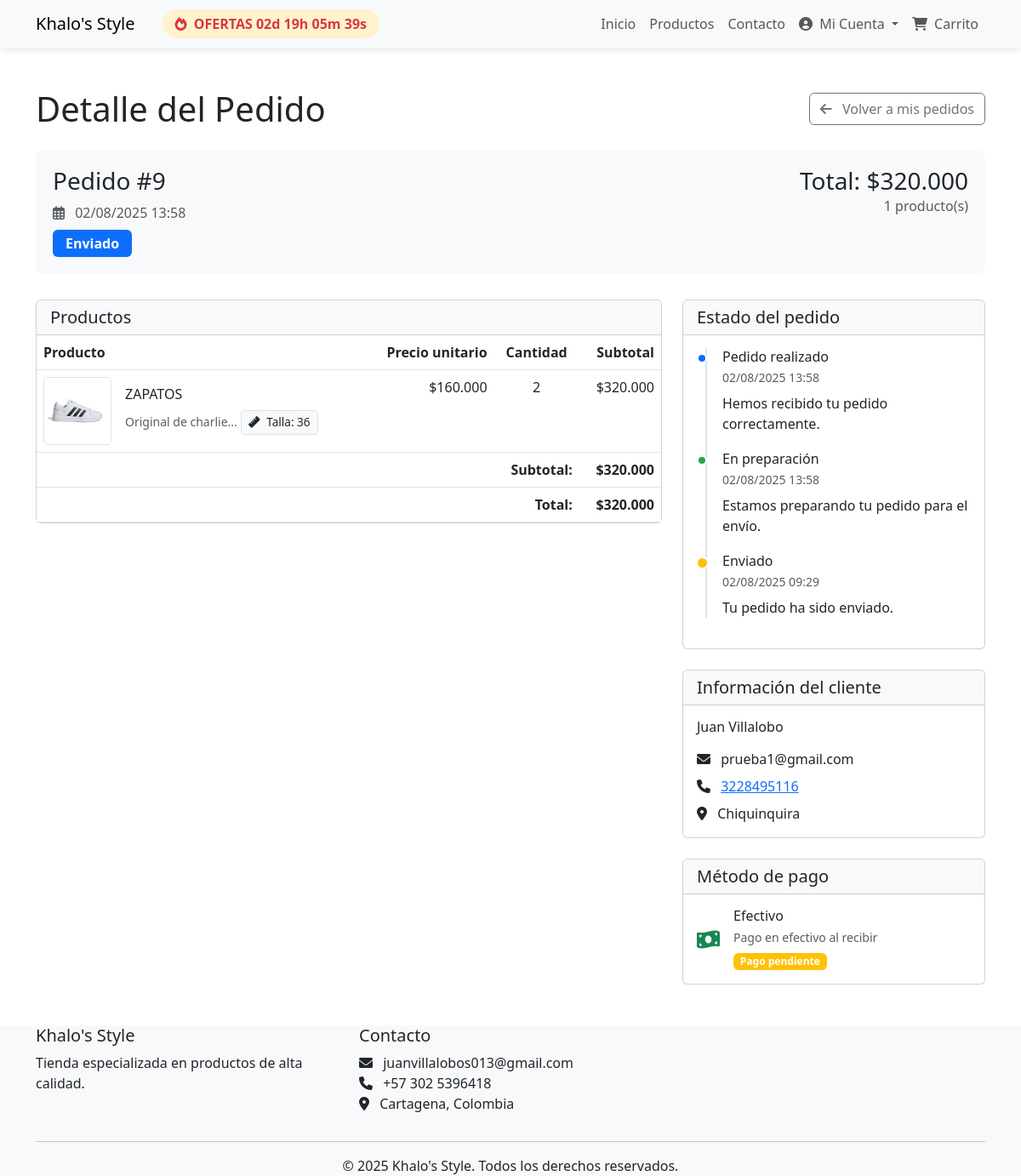
Page /store/detalle_pedido.php?id=9 (signed in) on the committed database.
### tables this page shows
CREATE TABLE `pedidos` (
  `id` int(11) NOT NULL,
  `usuario_id` int(11) DEFAULT NULL,
  `direccion_envio` varchar(255) DEFAULT NULL,
  `metodo_pago` varchar(20) DEFAULT NULL,
  `notas` text DEFAULT NULL,
  `fecha_pago` datetime DEFAULT NULL,
  `fecha_envio` datetime(6) DEFAULT current_timestamp(6),
  `estado_pago` varchar(20) DEFAULT 'pendiente',
  `fecha_pedido` timestamp NOT NULL DEFAULT current_timestamp(),
  `estado` enum('pendiente','procesando','enviado','completado','cancelado') DEFAULT 'pendiente',
  `total` decimal(10,2) DEFAULT NULL,
  `fecha_cancelacion` datetime DEFAULT NULL,
  `motivo_cancelacion` varchar(255) DEFAULT NULL
);

CREATE TABLE `pedido_items` (
  `id` int(11) NOT NULL,
  `pedido_id` int(11) NOT NULL,
  `producto_id` int(11) NOT NULL,
  `cantidad` int(11) NOT NULL,
  `precio_unitario` decimal(10,2) NOT NULL,
  `subtotal` decimal(10,2) NOT NULL,
  `talla_id` int(11) DEFAULT NULL
);

CREATE TABLE `productos` (
  `id` int(11) NOT NULL,
  `nombre` varchar(255) NOT NULL,
  `descripcion` text DEFAULT NULL,
  `precio_normal` decimal(10,2) NOT NULL,
  `precio_descuento` decimal(10,2) DEFAULT NULL,
  `categoria_id` int(11) DEFAULT NULL,
  `imagen` varchar(255) DEFAULT NULL,
  `imagenes_adicionales` varchar(255) DEFAULT NULL,
  `destacado` tinyint(1) DEFAULT 0,
  `stock` int(11) NOT NULL DEFAULT 0,
  `sku` varchar(50) DEFAULT NULL,
  `fecha_creacion` timestamp NOT NULL DEFAULT current_timestamp(),
  `categoria_talla` varchar(20) NOT NULL DEFAULT 'camisa' COMMENT 'Tipo de talla: camisa, pantalon, zapato',
  `descuento_inicio` datetime DEFAULT NULL,
  `descuento_fin` datetime DEFAULT NULL,
  `activo` tinyint(1) DEFAULT 1
);

CREATE TABLE `tallas` (
  `id` int(11) NOT NULL,
  `nombre` varchar(10) NOT NULL,
  `orden` int(11) DEFAULT 0,
  `categoria_talla` varchar(20) NOT NULL DEFAULT 'camisa' COMMENT 'Tipo de talla: camisa/jeans/zapato'
);

CREATE TABLE `usuarios` (
  `id` int(11) NOT NULL,
  `nombre` varchar(100) NOT NULL,
  `email` varchar(100) NOT NULL,
  `password` varchar(255) NOT NULL,
  `direccion` text DEFAULT NULL,
  `telefono` varchar(20) DEFAULT NULL,
  `rol` enum('admin','cliente') DEFAULT 'cliente',
  `fecha_registro` timestamp NOT NULL DEFAULT current_timestamp()
);

### store/detalle_pedido.php (the view, shortened to what this page needs)
<?php
require_once 'config.php';
function formatearPrecio($precio) {
    return '$' . number_format($precio, 0, ',', '.');
}
$pedido_id = (int)$_GET['id'];
$stmt = $pdo->prepare("SELECT p.*, u.nombre as cliente_nombre, u.email as cliente_email,
                       u.telefono as cliente_telefono, u.direccion as cliente_direccion
                       FROM pedidos p
                       JOIN usuarios u ON p.usuario_id = u.id
                       WHERE p.id = ? AND (p.usuario_id = ? OR ? = 'admin')");
$stmt->execute([$pedido_id, $_SESSION['usuario_id'], $_SESSION['usuario_rol']]);
$pedido = $stmt->fetch(PDO::FETCH_ASSOC);
$stmt = $pdo->prepare("SELECT pi.*, pr.nombre, pr.imagen, pr.descripcion, t.nombre as talla_nombre
                       FROM pedido_items pi
                       JOIN productos pr ON pi.producto_id = pr.id
                       LEFT JOIN tallas t ON pi.talla_id = t.id
                       WHERE pi.pedido_id = ?");
$stmt->execute([$pedido_id]);
$productos = $stmt->fetchAll(PDO::FETCH_ASSOC);
?>
<!DOCTYPE html>
<html lang="es">
<head>
    <link href="https://cdn.jsdelivr.net/npm/bootstrap@5.3.0/dist/css/bootstrap.min.css" rel="stylesheet">
    <link rel="stylesheet" href="https://cdnjs.cloudflare.com/ajax/libs/font-awesome/6.0.0/css/all.min.css">
</head>
<body>
    <?php include 'navbar.php'; ?>
    <main class="container my-5">
        <div class="d-flex justify-content-between align-items-center mb-4">
            <h1 class="mb-0">Detalle del Pedido</h1>
            <a href="pedidos.php" class="btn btn-outline-secondary">
                <i class="fas fa-arrow-left me-2"></i> Volver a mis pedidos
            </a>
        </div>
        <div class="order-header">
            <div class="row">
                <div class="col-md-6">
                    <h3>Pedido #<?php echo $pedido['id']; ?></h3>
                    <p class="text-muted mb-2">
                        <i class="far fa-calendar-alt me-2"></i>
                        <?php echo date('d/m/Y H:i', strtotime($pedido['fecha_pedido'])); ?>
                    </p>
                    <span class="badge status-badge bg-<?php
                        echo $pedido['estado'] == 'pendiente' ? 'warning' :
                             ($pedido['estado'] == 'procesando' ? 'info' :
                             ($pedido['estado'] == 'enviado' ? 'primary' :
                             ($pedido['estado'] == 'completado' ? 'success' : 'danger'))); ?>">
                        <?php echo ucfirst($pedido['estado']); ?>
                    </span>
                </div>
                <div class="col-md-6 text-md-end">
                    <h3 class="mb-0">Total: <?php echo formatearPrecio($pedido['total']); ?></h3>
                    <p class="text-muted"><?php echo count($productos); ?> producto(s)</p>
                </div>
            </div>
        </div>
        <div class="row">
            <div class="col-lg-8">
                <div class="card mb-4">
                    <div class="card-header bg-light">
                        <h5 class="mb-0">Productos</h5>
                    </div>
                    <div class="card-body p-0">
                        <div class="table-responsive">
                            <table class="table mb-0">
                                <thead class="bg-light">
                                    <tr>
                                        <th>Producto</th>
                                        <th class="text-end">Precio unitario</th>
                                        <th class="text-center">Cantidad</th>
                                        <th class="text-end">Subtotal</th>
                                    </tr>
                                </thead>
                                <tbody>
                                    <?php foreach($productos as $producto): ?>
                                    <tr>
                                        <td>
                                            <div class="d-flex align-items-center">
                                                <img src="<?php echo PRODUCT_IMAGES_PATH . htmlspecialchars($producto['imagen']); ?>"
                                                     class="product-img-detail me-3"
                                                     alt="<?php echo htmlspecialchars($producto['nombre']); ?>"
                                                     onerror="this.src='<?php echo ASSETS_PATH; ?>img/placeholder.jpg'">
                                                <div>
                                                    <h6 class="mb-1"><?php echo htmlspecialchars($producto['nombre']); ?></h6>
                                                    <small class="text-muted"><?php echo substr(htmlspecialchars($producto['descripcion']), 0, 50); ?>...</small>
                                                    <?php if(!empty($producto['talla_nombre'])): ?>
                                                    <div class="talla-info">
                                                        <i class="fas fa-ruler me-1"></i> Talla: <?php echo htmlspecialchars($producto['talla_nombre']); ?>
                                                    </div>
                                                    <?php endif; ?>
                                                </div>
                                            </div>
                                        </td>
                                        <td class="text-end"><?php echo formatearPrecio($producto['precio_unitario']); ?></td>
                                        <td class="text-center"><?php echo $producto['cantidad']; ?></td>
                                        <td class="text-end"><?php echo formatearPrecio($producto['subtotal']); ?></td>
                                    </tr>
                                    <?php endforeach; ?>
                                </tbody>
                                <tfoot class="bg-light">
                                    <tr>
                                        <td colspan="3" class="text-end fw-bold">Subtotal:</td>
                                        <td class="text-end fw-bold"><?php echo formatearPrecio(array_sum(array_column($productos, 'subtotal'))); ?></td>
                                    </tr>
                                    <tr>
                                        <td colspan="3" class="text-end fw-bold">Total:</td>
                                        <td class="text-end fw-bold"><?php echo formatearPrecio($pedido['total']); ?></td>
                                    </tr>
                                </tfoot>
                            </table>
                        </div>
                    </div>
                </div>
            </div>
            <div class="col-lg-4">
                <div class="card mb-4">
                    <div class="card-header bg-light">
                        <h5 class="mb-0">Estado del pedido</h5>
                    </div>
                    <div class="card-body">
                        <div class="timeline">
                            <div class="timeline-item <?php echo $pedido['estado'] == 'completado' ? 'completed' : ''; ?>">
                                <h6 class="mb-1">Pedido realizado</h6>
                                <p class="text-muted small mb-2"><?php echo date('d/m/Y H:i', strtotime($pedido['fecha_pedido'])); ?></p>
                                <p class="mb-0">Hemos recibido tu pedido correctamente.</p>
                            </div>
                            <div class="timeline-item <?php
                                echo $pedido['estado'] == 'procesando' ? 'current' :
                                     (in_array($pedido['estado'], ['enviado', 'completado']) ? 'completed' : ''); ?>">
                                <h6 class="mb-1">En preparación</h6>
                                <?php if(in_array($pedido['estado'], ['procesando', 'enviado', 'completado'])): ?>
                                <p class="text-muted small mb-2"><?php echo date('d/m/Y H:i', strtotime($pedido['fecha_procesamiento'] ?? $pedido['fecha_pedido'])); ?></p>
                                <p class="mb-0">Estamos preparando tu pedido para el envío.</p>
                                <?php endif; ?>
                            </div>
                            <?php if(in_array($pedido['estado'], ['enviado', 'completado'])): ?>
                            <div class="timeline-item <?php echo $pedido['estado'] == 'enviado' ? 'current' : 'completed'; ?>">
                                <h6 class="mb-1">Enviado</h6>
                                <p class="text-muted small mb-2"><?php echo date('d/m/Y H:i', strtotime($pedido['fecha_envio'])); ?></p>
                                <p class="mb-0">Tu pedido ha sido enviado.</p>
                            </div>
                            <?php endif; ?>
                        </div>
                    </div>
                </div>
                <div class="card mb-4">
                    <div class="card-header bg-light">
                        <h5 class="mb-0">Información del cliente</h5>
                    </div>
                    <div class="card-body">
                        <h6 class="mb-3"><?php echo htmlspecialchars($pedido['cliente_nombre']); ?></h6>
                        <p class="mb-2">
                            <i class="fas fa-envelope me-2"></i>
                            <?php echo htmlspecialchars($pedido['cliente_email']); ?>
                        </p>
                        <p class="mb-2">
                            <i class="fas fa-phone me-2"></i>
                            <a href="tel:<?php echo htmlspecialchars($pedido['cliente_telefono']); ?>">
                                <?php echo htmlspecialchars($pedido['cliente_telefono']); ?>
                            </a>
                        </p>
                        <p class="mb-0">
                            <i class="fas fa-map-marker-alt me-2"></i>
                            <?php echo nl2br(htmlspecialchars($pedido['cliente_direccion'])); ?>
                        </p>
                    </div>
                </div>
                <div class="card">
                    <div class="card-header bg-light">
                        <h5 class="mb-0">Método de pago</h5>
                    </div>
                    <div class="card-body">
                        <div class="d-flex align-items-center">
                            <div class="me-3 fs-4">
                                <?php if($pedido['metodo_pago'] == 'tarjeta'): ?>
                                    <i class="fas fa-credit-card text-primary"></i>
                                <?php elseif($pedido['metodo_pago'] == 'transferencia'): ?>
                                    <i class="fas fa-university text-info"></i>
                                <?php else: ?>
                                    <i class="fas fa-money-bill-wave text-success"></i>
                                <?php endif; ?>
                            </div>
                            <div>
                                <h6 class="mb-1"><?php echo ucfirst($pedido['metodo_pago']); ?></h6>
                                <p class="text-muted small mb-0">
                                    <?php if($pedido['metodo_pago'] == 'tarjeta'): ?>
                                        Pago con tarjeta terminada en <?php echo substr($pedido['tarjeta_numero'], -4); ?>
                                    <?php elseif($pedido['metodo_pago'] == 'transferencia'): ?>
                                        Transferencia bancaria
                                    <?php else: ?>
                                        Pago en efectivo al recibir
                                    <?php endif; ?>
                                </p>
                                <?php if($pedido['estado_pago'] == 'pendiente'): ?>
                                    <span class="badge bg-warning mt-2">Pago pendiente</span>
                                <?php elseif($pedido['estado_pago'] == 'completado'): ?>
                                    <span class="badge bg-success mt-2">Pago completado</span>
                                <?php endif; ?>
                            </div>
                        </div>
                    </div>
                </div>
            </div>
        </div>
    </main>
    <?php include 'footer.php'; ?>
</body>
</html>

### store/detalle_pedido.php (style rules this page uses)
.order-header { background-color: #f8f9fa; border-radius: 10px; padding: 20px; margin-bottom: 30px; }
.product-img-detail { width: 80px; height: 80px; object-fit: cover; border-radius: 5px; border: 1px solid #dee2e6; }
.status-badge { font-size: 1rem; padding: 8px 15px; }
.timeline { position: relative; padding-left: 30px; }
.timeline::before { content: ''; position: absolute; left: 10px; top: 0; bottom: 0; width: 2px; background-color: #dee2e6; }
.timeline-item { position: relative; margin-bottom: 20px; }
.timeline-item::before { content: ''; position: absolute; left: -30px; top: 5px; width: 12px; height: 12px; border-radius: 50%; background-color: #0d6efd; border: 2px solid white; }
.timeline-item.completed::before { background-color: #28a745; }
.timeline-item.current::before { background-color: #ffc107; width: 15px; height: 15px; left: -31.5px; top: 4px; }
.talla-info { display: inline-block; padding: 3px 8px; background-color: #f8f9fa; border-radius: 4px; font-size: 0.85rem; margin-top: 5px; border: 1px solid #dee2e6; }

### rows in the picture
pedidos: id "9", fecha_pedido "02/08/2025 13:58", estado "Enviado", total "$320.000", fecha_envio "02/08/2025 09:29", usuario.nombre "Juan Villalobo", usuario.email "prueba1@gmail.com", usuario.telefono "3228495116", usuario.direccion "Chiquinquira", metodo_pago "Efectivo"
pedido_items: producto.imagen (picture), producto.nombre "ZAPATOS", producto.descripcion "Original de charlie", talla.nombre "36", precio_unitario "$160.000", cantidad "2", subtotal "$320.000"

### other values in the picture
count($productos) "1"
formatearPrecio(array_sum(array_column($productos, 'subtotal'))) "$320.000"
